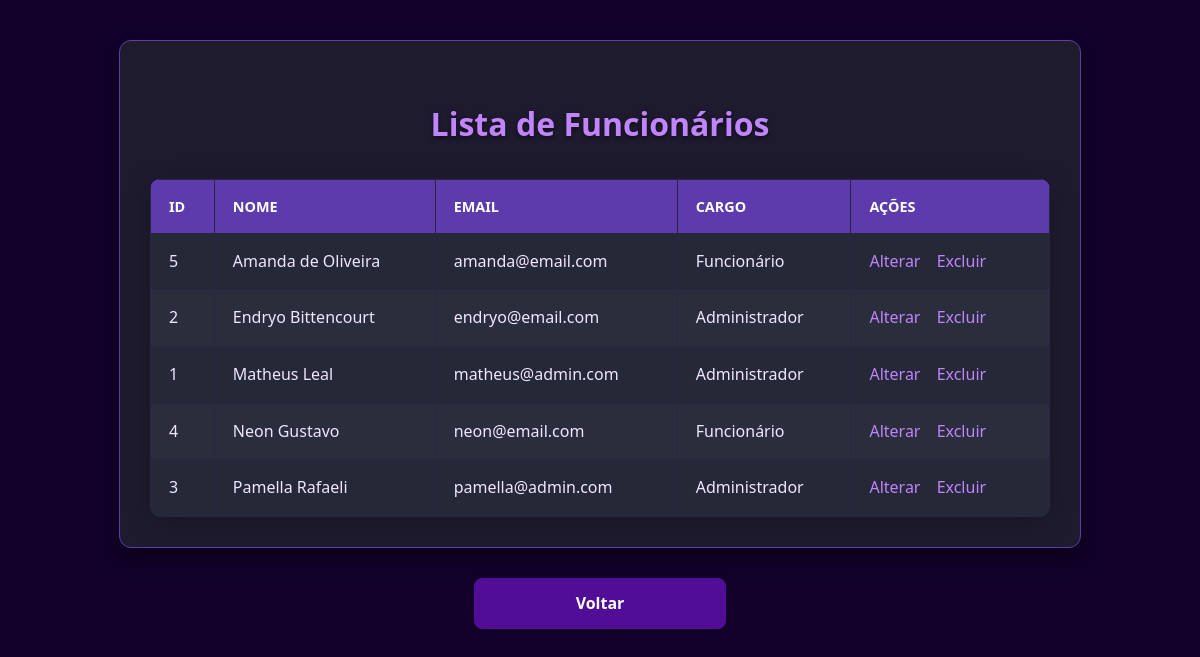
The app's page /php/listar_funcionario.php (signed in) with its own data.
### tables this page shows
CREATE TABLE adm (
    pk_adm INT AUTO_INCREMENT PRIMARY KEY,
    nome_adm VARCHAR(40) NOT NULL,
    email_adm VARCHAR(40) NOT NULL UNIQUE,
    senha_user VARCHAR(255) NOT NULL,
    fk_cargo INT NOT NULL,
    FOREIGN KEY (fk_cargo) REFERENCES cargo(pk_cargo)
        ON DELETE RESTRICT
        ON UPDATE CASCADE
);

### php/listar_funcionario.php (the view, shortened to what this page needs)
<?php
require_once 'conexao.php';
$usuarios = [];
try {
    $sql = "SELECT pk_adm, nome_adm, email_adm, fk_cargo FROM adm ORDER BY nome_adm ASC";
    $stmt = $pdo->prepare($sql);
    $stmt->execute();
    $usuarios = $stmt->fetchAll(PDO::FETCH_ASSOC);
} catch (PDOException $e) {
    echo "<p style='color: red; text-align: center;'>Erro ao carregar usuários: " . htmlspecialchars($e->getMessage()) . "</p>";
    $usuarios = [];
}
function nomeCargo($fk_cargo) {
    switch ($fk_cargo) {
        case 1:
            return 'Administrador';
        case 2:
            return 'Funcionário';
    }
}
?>
<!DOCTYPE html>
<html lang="pt-br">
<head>
</head>
<body>
    <div class="container">
        <h2>Lista de Funcionários</h2>
        <?php if (!empty($usuarios)) : ?>
            <table>
                <thead>
                    <tr>
                        <th>ID</th>
                        <th>Nome</th>
                        <th>Email</th>
                        <th>Cargo</th>
                        <th>Ações</th>
                    </tr>
                </thead>
                <tbody>
                    <?php foreach ($usuarios as $usuario) : ?>
                        <tr>
                            <td><?= htmlspecialchars($usuario['pk_adm']); ?></td>
                            <td><?= htmlspecialchars($usuario['nome_adm']); ?></td>
                            <td><?= htmlspecialchars($usuario['email_adm']); ?></td>
                            <td><?= htmlspecialchars(nomeCargo($usuario['fk_cargo'])); ?></td>
                            <td>
                                <a href="alterar_usuario.php?id=<?= htmlspecialchars($usuario['pk_adm']); ?>">Alterar</a>
                                <a href="excluir_usuario.php?id=<?= htmlspecialchars($usuario['pk_adm']); ?>" onclick="return confirm('Tem certeza que deseja excluir este usuário?');">Excluir</a>
                            </td>
                        </tr>
                    <?php endforeach; ?>
                </tbody>
            </table>
        <?php else : ?>
            <p>Nenhum usuário cadastrado no sistema ou erro ao carregar.</p>
        <?php endif; ?>
    </div>
    <a href="adm.php" class="back-link">Voltar</a>
</body>
</html>

### php/listar_funcionario.php (style rules this page uses)
body { background-color: #12002b; color: #f0e6ff; font-family: 'Motiva Sans', 'Segoe UI', sans-serif; margin: 0; padding: 20px; min-height: 100vh; line-height: 1.6; }
.container { max-width: 900px; margin: 20px auto; background: #1e1b2e; padding: 30px; border-radius: 12px; box-shadow: 0 8px 20px rgba(0, 0, 0, 0.5); border: 1px solid #5d3bad; }
h2 { color: #c084fc; text-align: center; margin-bottom: 30px; font-size: 2em; font-weight: 700; text-shadow: 0 2px 4px rgba(0, 0, 0, 0.5); }
table { width: 100%; border-collapse: collapse; margin-top: 20px; background-color: #252836; border-radius: 10px; overflow: hidden; box-shadow: 0 4px 24px rgba(0,0,0,0.2); }
table th, table td { border: 1px solid #2a2540; padding: 15px 18px; text-align: left; vertical-align: middle; color: #f0e6ff; }
table th { background: #5d3bad; color: #fff; text-transform: uppercase; font-size: 0.9em; }
table tr:nth-child(even) { background: #2a2e3c; }
table a { color: #c084fc; text-decoration: none; margin-right: 12px; font-weight: 500; transition: color 0.2s, text-decoration 0.2s; }
.back-link { display: block; text-align: center; margin-top: 30px; color: #fff; background: #510d96; text-decoration: none; font-weight: 600; padding: 12px 25px; border: 1px solid #510d96; border-radius: 8px; max-width: 200px; margin-left: auto; margin-right: auto; transition: background 0.2s, color 0.2s, box-shadow 0.2s; box-shadow: 0 2px 5px rgba(0,0,0,0.2); }

### records on screen
adm: pk_adm "5", nome_adm "Amanda de Oliveira", email_adm "amanda@email.com", fk_cargo "Funcionário"
adm: pk_adm "2", nome_adm "Endryo Bittencourt", email_adm "endryo@email.com", fk_cargo "Administrador"
adm: pk_adm "1", nome_adm "Matheus Leal", email_adm "matheus@admin.com", fk_cargo "Administrador"
adm: pk_adm "4", nome_adm "Neon Gustavo", email_adm "neon@email.com", fk_cargo "Funcionário"
adm: pk_adm "3", nome_adm "Pamella Rafaeli", email_adm "pamella@admin.com", fk_cargo "Administrador"
